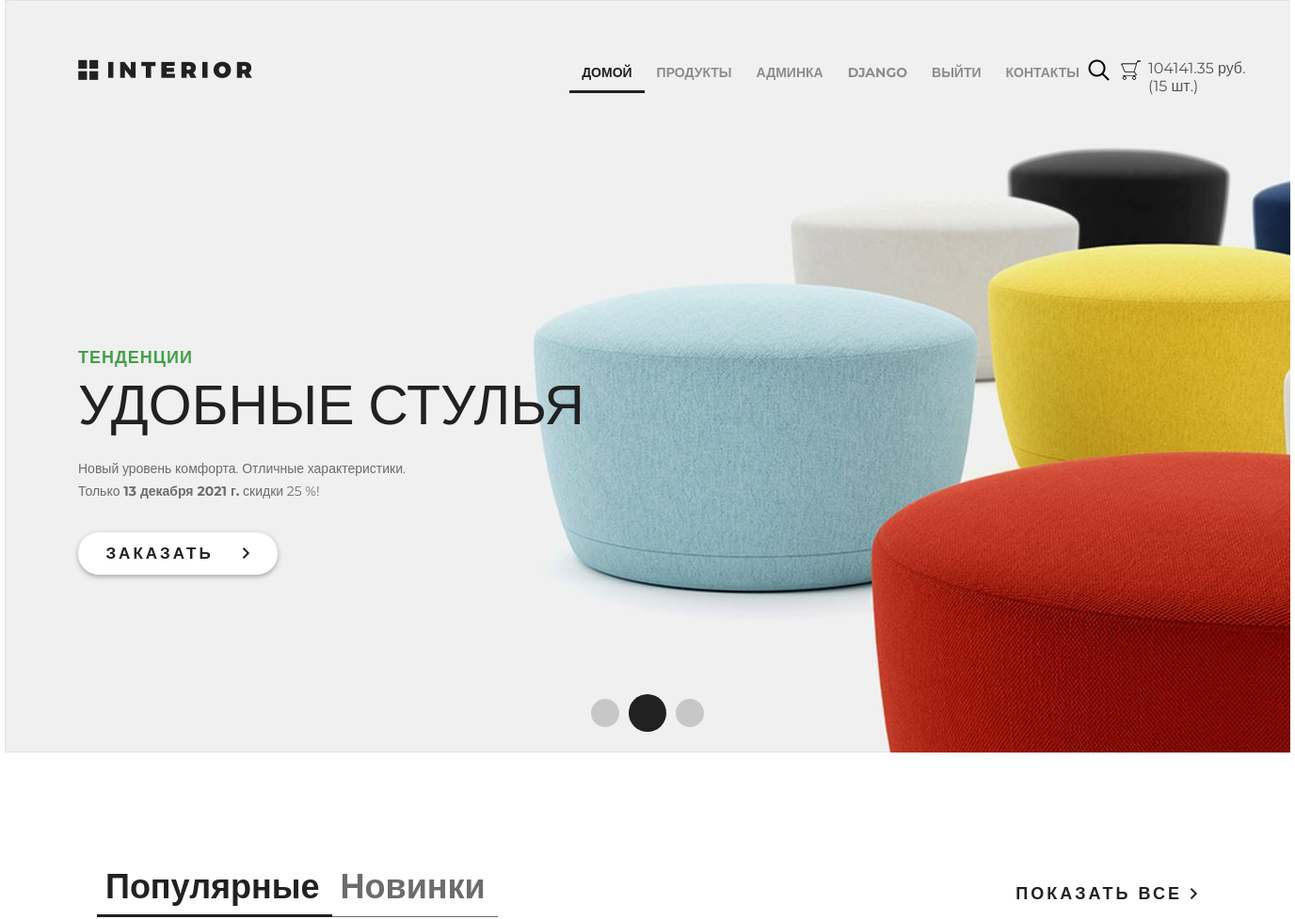
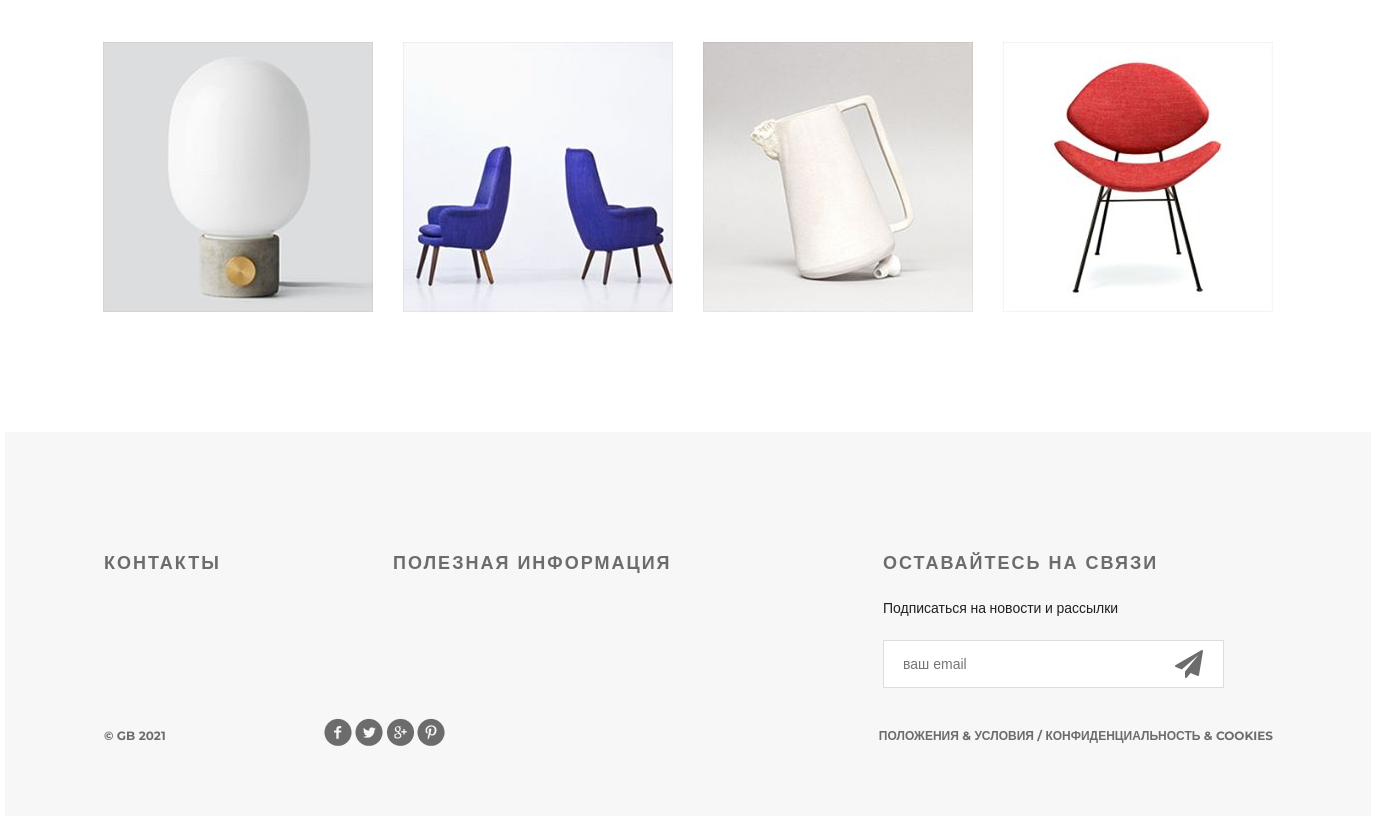
Page / (signed in) on the committed database (2 pictures, top to bottom).
### authapp/models.py (models this page shows)
class ShopUser(AbstractUser):
    avatar = models.ImageField(upload_to='users', blank=True)
    age = models.PositiveSmallIntegerField(default=18, verbose_name='Возраст')

### basketapp/models.py (models this page shows, shortened)
class Basket(models.Model):
    user = models.ForeignKey(settings.AUTH_USER_MODEL, on_delete=models.CASCADE, related_name='basket')
    product = models.ForeignKey(Product, on_delete=models.CASCADE)
    quantity = models.PositiveSmallIntegerField(default=0)
    created_at = models.DateTimeField(auto_now_add=True)
    @property
    def product_cost(self):
        return self.product.price * self.quantity
    @property
    def total_quantity(self):
        items = Basket.objects.filter(user=self.user)
        _total_quantity = sum(list(map(lambda x: x.quantity, items)))
        return _total_quantity
    @property
    def total_cost(self):
        items = Basket.objects.filter(user=self.user)
        _total_cost = sum(list(map(lambda x: x.product_cost, items)))
        return _total_cost

### mainapp/models.py (models this page shows, shortened)
class Product(models.Model):
    category = models.ForeignKey(ProductCategory, on_delete=models.CASCADE)
    name = models.CharField(max_length=255)
    image = models.ImageField(upload_to='products_img', blank=True, null=True)
    short_desc = models.CharField(max_length=255, blank=True)
    description = models.TextField(blank=True, null=True)
    price = models.DecimalField(max_digits=8, decimal_places=2, default=0)
    quantity = models.PositiveIntegerField(default=0)
    is_active = models.BooleanField(default=True)
    class Meta:
        verbose_name = 'продукт'
        verbose_name_plural = 'Продукты'

### mainapp/views.py (the view)
# urls.py: path('', index, name='index'),
def index(request):
    products_list = Product.objects.all()[:4]
    context = {
        'title': 'Магазин',
        'products': products_list,
        'date': datetime.now(),
        'basket': get_basket(request.user)
    }
    return render(request, 'mainapp/index.html', context)

### mainapp/views.py (called while the page is built)
def get_basket(user):
    if user.is_authenticated:
        return Basket.objects.filter(user=user)
    return []

### mainapp/templates/mainapp/index.html (shortened to what this page needs)
{% extends 'mainapp/base.html' %}
{% load static %}
{% block content %}
    <div class="slider">
        <div class="header clearfix">
            {% include 'mainapp/includes/inc_main_menu.html' %}
        </div>
        <div class="text-slider">
            <h3 class="green">тенденции</h3>
            <h3 class="big"> удобные стулья</h3>
            <p>Новый уровень комфорта. Отличные характеристики.</p>
            <p>Только <b>{{ date|date:"d E Y" }} г.</b>
                скидки 25 %!
            </p>
            <a href="#" class="button-order">заказать <img src="{% static 'img/arrow.png' %}" alt=""></a>
        </div>
        <div class="navi">
            <a href="#"></a><a href="#"></a><a href="#"></a>
        </div>
    </div>
    <div class="featured">
        <div class="featured-menu">
            <a class="active" href="#">Популярные</a><a href="#">Новинки</a>
        </div>
        <a class="explore" href="#">показать все <img src="{% static 'img/arrow.png' %}" alt=""></a>
        <div class="clearfix">
        </div>
        <div class="tab-content">
            {% for product in products %}
                <div class="block">
                    <a href="{% url 'basketapp:basket_add' product.pk %}"><img src="{{ product.image.url }}" alt="">
                    </a>
                </div>
            {% endfor %}
        </div>
    </div>
{% endblock %}

### mainapp/templates/mainapp/includes/inc_main_menu.html
<a href="{% url 'index' %}" class="logo"></a>
<ul class="menu">
    <li><a href="{% url 'index' %}"
           class="{% if request.resolver_match.url_name == 'index' %}active{% endif %}">домой</a></li>
    <li><a href="{% url 'products:products' %}"
           class="{% if request.resolver_match.namespace == 'products' %}active{% endif %}">продукты</a></li>
    {% if user.is_authenticated %}
        {% if user.is_superuser %}
            <li><a href="{% url 'adminapp:users' %}">Админка</a></li>
            {% endif %}
        <li><a href="{% url 'authapp:edit' %}">
            {% if user.username %}{{ user.username }}{% else %}Пользователь{% endif %}</a></li>
        <li><a href="{% url 'authapp:logout' %}">Выйти</a></li>
    {% else %}
        <li><a href="{% url 'authapp:register' %}">Регистрация</a></li>
        <li><a href="{% url 'authapp:login' %}">Войти</a></li>
    {% endif %}
    <li><a href="{% url 'contact' %}" class="{% if request.resolver_match.url_name == 'contact' %}active{% endif %}">контакты</a>
    </li>
</ul>
<a href="#" class="search"></a>
<a href="{% url 'basketapp:basket' %}" class="basket">
    <span>
        {% if basket %}
            {{ basket.0.total_cost|floatformat:2 }} руб.<br>
            ({{ basket.0.total_quantity }} шт.)
        {% endif %}
    </span>
</a>

### static/style.css (style rules this page uses)
* { margin: 0; padding: 0; }
body { font-family: 'Montserrat', sans-serif; }
html, body { height: 100%; }
.slider { height: 800px; background-image: url(/static/img/slider.jpg); padding-left: 78px; padding-right: 211px; position: relative; }
.logo { background-image: url(/static/img/logo.png); margin-top: 63px; width: 185px; height: 22px; float: left; }
.menu { list-style-type: none; margin-top: 67px; float: right; }
.menu li { float: left; }
.menu a { color: #8c8c8c; font-size: 14px; font-weight: 700; text-align: right; text-transform: uppercase; text-decoration: none; padding: 10px 13px; }
.menu .active { color: #212121; font-weight: 700; border-bottom: 3px solid #212121; }
.search { display: block; width: 23px; height: 23px; background-image: url(/static/img/search.png); position: absolute; top: 63px; left: 1151px; }
.basket { display: block; width: 23px; height: 23px; background-image: url(/static/img/basket.png); position: absolute; top: 63px; left: 1185px; text-decoration: none; color: #555; }
.basket span { display: block; margin-left: 30px; width: 150px; }
.clearfix:after { content: ""; display: block; clear: both; }
.text-slider { margin-top: 288px; position: absolute; }
.text-slider p { color: #6c6c6c; font-size: 14px; text-align: left; width: 458px; line-height: 24px; }
.button-order { background-color: #ffffff; box-shadow: 0px 2px 4.85px 0.15px rgba(33, 33, 33, 0.35); width: 212px; height: 45px; display: block; text-transform: uppercase; text-align: center; border-radius: 22px; text-decoration: none; color: #212121; font-size: 17px; font-weight: 700; line-height: 45px; margin-top: 32px; letter-spacing: 3px; }
.button-order img { padding-left: 22px; }
.green { text-transform: uppercase; color: #43a047; font-size: 18px; font-weight: 700; text-align: left; margin-bottom: 22px; line-height: 13px; letter-spacing: 1px; }
.big { color: #212121; font-size: 59px; line-height: 43px; text-transform: uppercase; font-weight: 100; margin-bottom: 34px; }
.navi { position: absolute; bottom: 22px; right: 618px; display: flex; width: 130px; height: 40px; justify-content: space-between; align-items: center; }
.navi a { display: block; width: 30px; height: 30px; border-radius: 50%; background-color: rgba(33, 33, 33, 0.2); float: left; margin: 0px 5px; }
.navi a:nth-child(2) { display: block; width: 40px; height: 40px; border-radius: 50%; background-color: #212121; float: left; margin: 0px; }
.featured { padding-left: 98px; padding-right: 98px; }
.featured-menu { margin-top: 120px; width: 300px; height: 49px; float: left; }
.featured-menu a { color: #6c6c6c; font-size: 36px; font-weight: 700; text-align: left; text-decoration: none; border-bottom: 1px solid #6c6c6c; padding-bottom: 10px; padding-right: 13px; padding-left: 9px; }
.featured-menu .active { font-size: 36px; font-weight: 700; text-align: left; color: #212121; border-bottom: 3px solid #212121; padding-bottom: 8px; }
.explore { text-transform: uppercase; color: #212121; font-size: 18px; font-weight: 700; line-height: 24px; text-align: center; float: right; margin-top: 138px; letter-spacing: 3px; text-decoration: none; }
.tab-content { margin-top: 50px; display: flex; justify-content: space-between; margin-bottom: 120px; }
.tab-content .block { height: 270px; width: 270px; position: relative; }

### rows in the picture
ShopUser: username "DJANGO"
Basket: user+product+quantity "104141.35", user+quantity "15"
Product: image (picture)
Product: image (picture)
Product: image (picture)
Product: image (picture)

### other values in the picture
{{ date|date:"d E Y" }} "13 декабря 2021"
